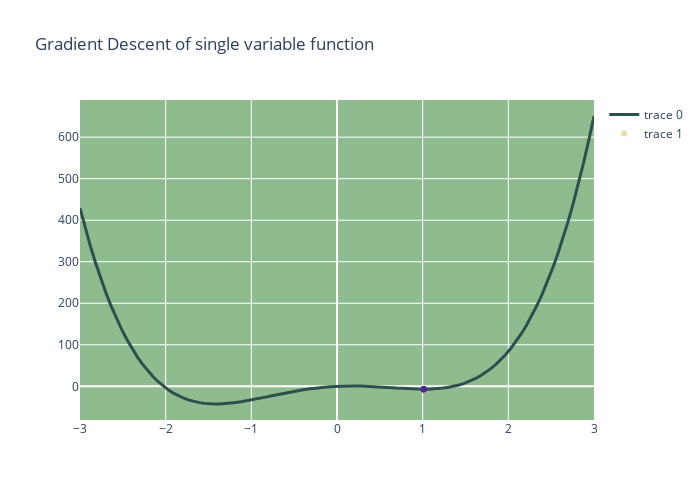

Notebook code for this chart:
### Markdown cell above
Wykres dla funkcji jednej zmiennej f(x):

### Code cell
max_r = 3
X = np.linspace(-max_r, max_r, 100)
Y = np.array([f(np.array([x])) for x in X])

pt = RNG.uniform(-max_r, max_r, 1)
dsc = gradient_descent(pt, 0.005, grad_f, 0.01, 100)
if not dsc[1]:
    print("Algorithm hasn't found the optimum, steps are out of bounds")
else:
    steps = np.array([x for x in dsc[0]
                    if abs(x[0]) < max_r])
    XS = steps[:, 0]
    YS = np.array([f(x) for x in steps])

    layout = go.Layout(width=700, height=500,
                    title_text='Gradient Descent of single variable function',
                    plot_bgcolor='DarkSeaGreen')
    fig = go.Figure(data=[go.Scatter(x=X, y=Y, line=dict(color='DarkSlateGrey', width=3))], 
                    layout=layout)
    fig.add_trace(go.Scatter(x=XS, y=YS, mode='markers', 
                            marker=dict(size=6, color=YS,               
                            colorscale='Agsunset')))
    fig.show()

### Figure 1 — Plotly figure (JSON) as saved in the notebook; plotly's stock layout.template omitted (floating-point values rounded to 4 significant figures)
{"data": [{"line": {"color": "DarkSlateGrey", "width": 3}, "type": "scatter", "x": [-3, -2.939, -2.879, -2.818, -2.758, -2.697, -2.636, -2.576, -2.515, -2.455, -2.394, -2.333, -2.273, -2.212, -2.152, -2.091, -2.03, -1.97, -1.909, -1.848, -1.788, -1.727, -1.667, -1.606, -1.545, -1.485, -1.424, -1.364, -1.303, -1.242, -1.182, -1.121, -1.061, -1, -0.9394, -0.8788, -0.8182, -0.7576, -0.697, -0.6364, -0.5758, -0.5152, -0.4545, -0.3939, -0.3333, -0.2727, -0.2121, -0.1515, -0.09091, -0.0303, 0.0303, 0.09091, 0.1515, 0.2121, 0.2727, 0.3333, 0.3939, 0.4545, 0.5152, 0.5758, 0.6364, 0.697, 0.7576, 0.8182, 0.8788, 0.9394, 1, 1.061, 1.121, 1.182, 1.242, 1.303, 1.364, 1.424, 1.485, 1.545, 1.606, 1.667, 1.727, 1.788, 1.848, 1.909, 1.97, 2.03, 2.091, 2.152, 2.212, 2.273, 2.333, 2.394, 2.455, 2.515, 2.576, 2.636, 2.697, 2.758, 2.818, 2.879, 2.939, 3], "y": [429, 381.7, 337.8, 297.2, 259.6, 225.0, 193.2, 164.1, 137.5, 113.3, 91.41, 71.64, 53.9, 38.06, 24.01, 11.65, 0.8451, -8.492, -16.47, -23.19, -28.74, -33.23, -36.73, -39.34, -41.14, -42.2, -42.62, -42.45, -41.78, -40.66, -39.16, -37.35, -35.28, -33, -30.57, -28.03, -25.43, -22.8, -20.2, -17.65, -15.18, -12.82, -10.6, -8.538, -6.654, -4.964, -3.479, -2.209, -1.159, -0.3307, 0.2756, 0.6641, 0.8422, 0.8202, 0.612, 0.2346, -0.292, -0.9443, -1.696, -2.516, -3.372, -4.228, -5.044, -5.776, -6.38, -6.806, -7, -6.908, -6.469, -5.623, -4.303, -2.441, 0.03586, 3.202, 7.137, 11.92, 17.64, 24.38, 32.24, 41.31, 51.68, 63.46, 76.75, 91.67, 108.3, 126.8, 147.3, 169.8, 194.5, 221.6, 251.1, 283.3, 318.2, 355.9, 396.7, 440.6, 487.8, 538.6, 592.9, 651]}, {"marker": {"color": [-7.002, -7.005, -7.006, -7.006, -7.006, -7.006, -7.006, -7.006, -7.006, -7.006], "colorscale": [[0, "rgb(75, 41, 145)"], [0.1667, "rgb(135, 44, 162)"], [0.3333, "rgb(192, 54, 157)"], [0.5, "rgb(234, 79, 136)"], [0.6667, "rgb(250, 120, 118)"], [0.8333, "rgb(246, 169, 122)"], [1, "rgb(237, 217, 163)"]], "size": 6}, "mode": "markers", "type": "scatter", "x": [1.002, 1.006, 1.009, 1.01, 1.011, 1.012, 1.012, 1.012, 1.012, 1.012], "y": [-7.002, -7.005, -7.006, -7.006, -7.006, -7.006, -7.006, -7.006, -7.006, -7.006]}], "layout": {"height": 500, "plot_bgcolor": "DarkSeaGreen", "title": {"text": "Gradient Descent of single variable function"}, "width": 700}}
